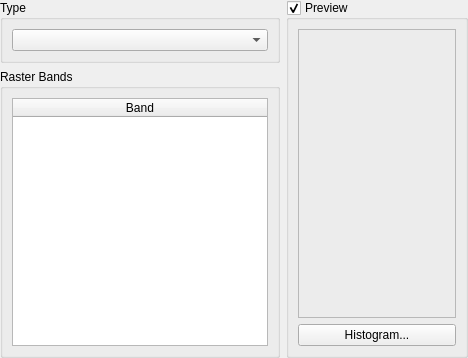
<?xml version="1.0" encoding="UTF-8"?>
<ui version="4.0">
 <class>ContrastWizardPageForm</class>
 <widget class="QWizardPage" name="ContrastWizardPageForm">
  <property name="geometry">
   <rect>
    <x>0</x>
    <y>0</y>
    <width>468</width>
    <height>358</height>
   </rect>
  </property>
  <property name="windowTitle">
   <string>Contrast</string>
  </property>
  <layout class="QGridLayout" name="gridLayout_18">
   <property name="margin">
    <number>0</number>
   </property>
   <item row="0" column="0">
    <layout class="QGridLayout" name="gridLayout_17">
     <item row="0" column="0">
      <layout class="QGridLayout" name="gridLayout_13">
       <item row="0" column="0">
        <widget class="QGroupBox" name="groupBox">
         <property name="title">
          <string>Type</string>
         </property>
         <layout class="QGridLayout" name="gridLayout_7">
          <item row="0" column="0">
           <layout class="QGridLayout" name="gridLayout_6">
            <item row="0" column="0">
             <widget class="QComboBox" name="m_contrastTypeComboBox">
              <property name="sizePolicy">
               <sizepolicy hsizetype="MinimumExpanding" vsizetype="Fixed">
                <horstretch>0</horstretch>
                <verstretch>0</verstretch>
               </sizepolicy>
              </property>
             </widget>
            </item>
           </layout>
          </item>
         </layout>
        </widget>
       </item>
       <item row="1" column="0">
        <widget class="QGroupBox" name="groupBox_5">
         <property name="title">
          <string>Raster Bands</string>
         </property>
         <layout class="QGridLayout" name="gridLayout_24">
          <item row="0" column="0">
           <widget class="QTableWidget" name="m_bandTableWidget">
            <property name="alternatingRowColors">
             <bool>false</bool>
            </property>
            <property name="selectionMode">
             <enum>QAbstractItemView::NoSelection</enum>
            </property>
            <property name="showGrid">
             <bool>true</bool>
            </property>
            <attribute name="horizontalHeaderVisible">
             <bool>true</bool>
            </attribute>
            <attribute name="horizontalHeaderMinimumSectionSize">
             <number>29</number>
            </attribute>
            <attribute name="horizontalHeaderStretchLastSection">
             <bool>true</bool>
            </attribute>
            <attribute name="verticalHeaderVisible">
             <bool>false</bool>
            </attribute>
            <column>
             <property name="text">
              <string>Band</string>
             </property>
            </column>
           </widget>
          </item>
         </layout>
        </widget>
       </item>
      </layout>
     </item>
     <item row="0" column="1">
      <widget class="QGroupBox" name="m_previewGroupBox">
       <property name="sizePolicy">
        <sizepolicy hsizetype="MinimumExpanding" vsizetype="Preferred">
         <horstretch>0</horstretch>
         <verstretch>0</verstretch>
        </sizepolicy>
       </property>
       <property name="title">
        <string>Preview</string>
       </property>
       <property name="checkable">
        <bool>true</bool>
       </property>
       <property name="checked">
        <bool>true</bool>
       </property>
       <layout class="QGridLayout" name="gridLayout_19">
        <item row="0" column="0">
         <widget class="QFrame" name="m_frame">
          <property name="frameShape">
           <enum>QFrame::StyledPanel</enum>
          </property>
          <property name="frameShadow">
           <enum>QFrame::Raised</enum>
          </property>
         </widget>
        </item>
        <item row="1" column="0">
         <widget class="QPushButton" name="m_histogramPushButton">
          <property name="text">
           <string>Histogram...</string>
          </property>
         </widget>
        </item>
       </layout>
      </widget>
     </item>
    </layout>
   </item>
  </layout>
 </widget>
 <tabstops>
  <tabstop>m_previewGroupBox</tabstop>
 </tabstops>
 <resources/>
 <connections/>
</ui>
